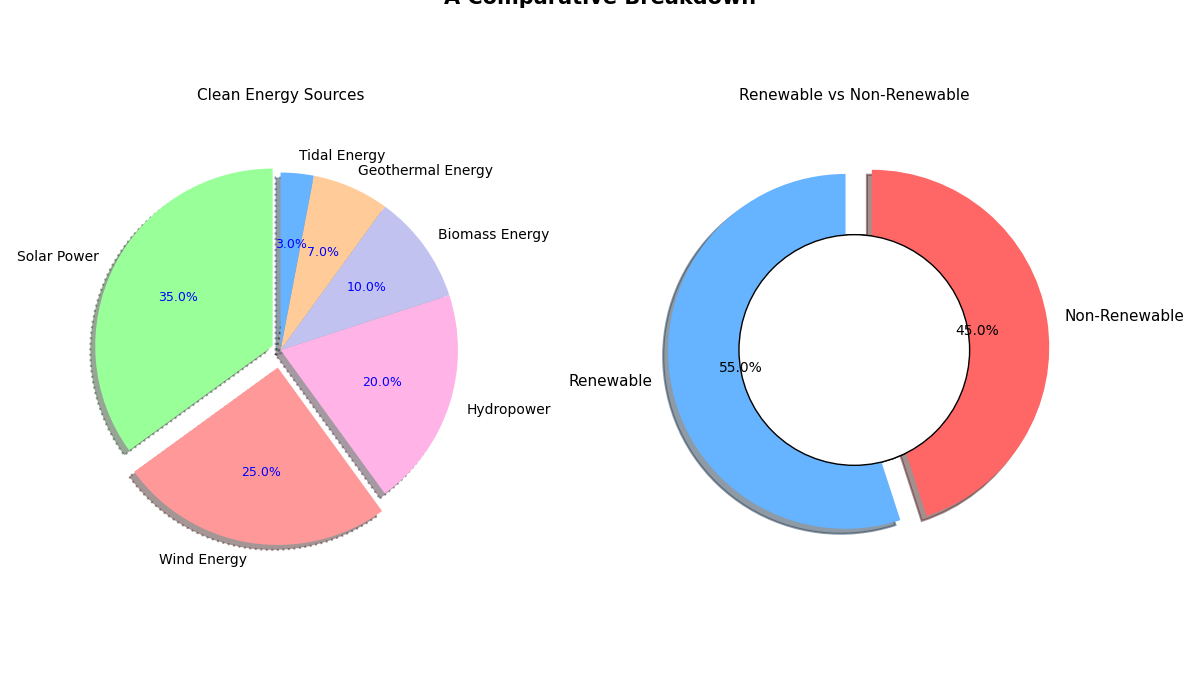

Here is the Python script that generated this plot:
import matplotlib.pyplot as plt
import numpy as np

title = "Global Market Share of Clean Energy Sources in 2023"
subtitle = "A Comparative Breakdown"

clean_energy_sources = [
    'Solar Power',
    'Wind Energy',
    'Hydropower',
    'Biomass Energy',
    'Geothermal Energy',
    'Tidal Energy'
]

market_share = [35, 25, 20, 10, 7, 3]

colors = ['#99ff99', '#ff9999', '#ffb3e6', '#c2c2f0', '#ffcc99', '#66b3ff']
explode = (0.05, 0.1, 0, 0, 0, 0)

def create_pie(chart_title, sources, market_share, colors, explode):
    fig, ax = plt.subplots(figsize=(10, 7))
    wedges, texts, autotexts = ax.pie(
        market_share, labels=sources, autopct='%1.1f%%', startangle=90,
        colors=colors, explode=explode, shadow=True, wedgeprops=dict(linestyle='-', linewidth=1.5)
    )
    
    for text in texts:
        text.set_fontsize(10)
        text.set_color('black')

    for autotext in autotexts:
        autotext.set_fontsize(9)
        autotext.set_color('blue')
    
    centre_circle = plt.Circle((0, 0), 0.65, fc='white', edgecolor='k')
    fig.gca().add_artist(centre_circle)
    
    ax.set_title(chart_title, fontsize=13, fontweight='regular', pad=20)

    ax.legend(wedges, sources, title="Energy Sources", loc="upper right", bbox_to_anchor=(1.1, 1), fontsize=9)

    plt.tight_layout()
    plt.show()

def create_comparison_chart():
    fig, (ax1, ax2) = plt.subplots(1, 2, figsize=(12, 7))

    energy_types = ['Renewable', 'Non-Renewable']
    energy_percentages = [55, 45]

    wedges, texts, autotexts = ax1.pie(
        market_share, labels=clean_energy_sources, autopct='%1.1f%%', startangle=90,
        colors=colors, explode=explode, shadow=True, wedgeprops=dict(linestyle=':', linewidth=1.5)
    )
    
    for text in texts:
        text.set_fontsize(10)
        text.set_color('black')

    for autotext in autotexts:
        autotext.set_fontsize(9)
        autotext.set_color('blue')
    
    centre_circle = plt.Circle((0, 0), 0.65, fc='white', edgecolor='k')
    fig.gca().add_artist(centre_circle)

    ax1.set_title("Clean Energy Sources", fontsize=11, fontweight='regular', pad=20)

    wedges, texts, autotexts = ax2.pie(
        energy_percentages, labels=energy_types, autopct='%1.1f%%', startangle=90,
        colors=['#66b3ff', '#ff6666'], explode=(0.05, 0.1), shadow=True, wedgeprops=dict(linestyle='-', linewidth=1.5)
    )
    
    for text in texts:
        text.set_fontsize(11)
        text.set_color('black')

    for autotext in autotexts:
        autotext.set_fontsize(10)
        autotext.set_color('black')

    centre_circle_2 = plt.Circle((0, 0), 0.65, fc='white', edgecolor='k')
    fig.gca().add_artist(centre_circle_2)
    
    ax2.set_title("Renewable vs Non-Renewable", fontsize=11, fontweight='regular', pad=20)

    plt.tight_layout()
    plt.suptitle(f"{title}\n{subtitle}", fontsize=15, fontweight='bold', y=1.05)
    plt.show()

create_pie(title, clean_energy_sources, market_share, colors, explode)
create_comparison_chart()
